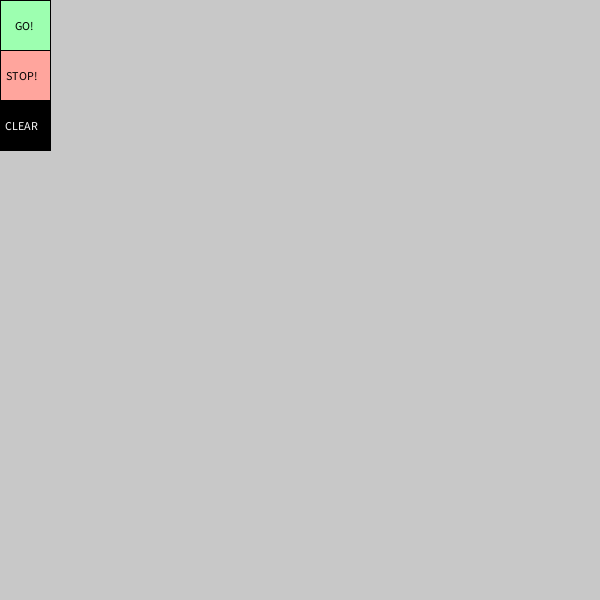
Frame 1 (no input)
Frame 60 (the mouse pressed at the canvas centre just before this capture): identical to frame 1, image omitted
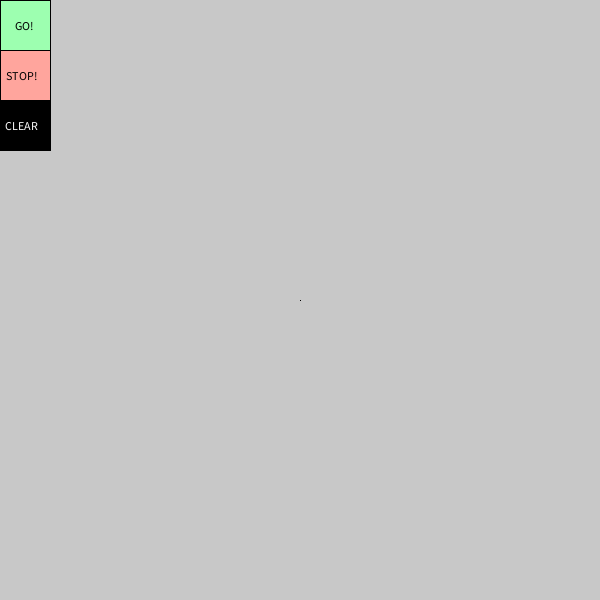
Frame 120 (the mouse held since frame 60 and released just before this capture)

The Processing sketch that drew these frames (run headless with seeded random() and noise(); from frame 60 on, the mouse is pressed at the canvas centre):

// Processing sketch: sketcher
// ── sketcher.pde
/*
 * The Sketcher
 * (c) Andy Wallace
 * 2010
 *
 * Inspired by Ze Frank's Scribbler
 * http://www.zefrank.com/scribbler/
 *
 * Draw a picture and hit go!
 */
 
float[] points=new float[0];  //hold all of the points
 
int p1;  //these will hold the two points to connect
int p2;
 
float maxSketchDist=100;
 
boolean sketching=false;  //are we drawing?
boolean goodSketch=false;  //stays false until the two points are close enough
boolean connectDrawing=true;
 
//set up
void setup() {
  size(600,600);
  smooth();  //turns on anti aliasing
  ClearScreen();
}
 
 
//draw
void draw() {
  if (mousePressed) {
    //did the player hit the start button?
    if (mouseX<50 && mouseY<150){
      if (mouseY<50) {
        sketching=true;
      }
      else if(mouseY>50 && mouseY<100) {
        sketching=false;
      }
      else if(mouseY>100 && mouseY<150) {
        ClearScreen();
      }
    }
 
    //start drawing
    else {
      //save the mouse value in the array
      points=append(points,mouseX);
      points=append(points,mouseY);
 
      //draw a line between the new point and the old one
      //make sure this isn't the firt point
      if (points.length>2 && connectDrawing) {
        //set the line characteristics back to default
        stroke(0);
        strokeWeight(1);
        //draw the line
        line(points[points.length-4], points[points.length-3],
        points[points.length-2], points[points.length-1]);
      }
      else {
        connectDrawing=true;
      }
    }
  }
  else {
    connectDrawing=false; //if the mouse ahs been lifted, don't connect the next point
  }
 
  //are we skecthing?
  if (sketching) {
    Sketch();
  }
}
 
//ClearScreen clears the drawing, empties the array and redraws the buttons
void ClearScreen() {
  //clear the screen
  background(200);
  //redraw the buttons
  fill(#9DFFB0);
  rect(0,0,50,50);
  fill(#FFA59D);
  rect(0,50,50,50);
  fill(#000000);
  rect(0,100,50,50);
  text("GO!",15,30);
  text("STOP!",6,80);
  fill(255);
  text("CLEAR",5,130);
  //clear the array
  points=new float[0];
  //turn sketching off if it's on
  sketching=false;
}
//Skecth controls what happens once the computer should start connecting points in the array
void Sketch() {
  if (points.length>3) {  //prevent the whole thing from crashing in case there aren't enough points.
    goodSketch=false;
    while (!goodSketch) {
      p1=int(random(1,points.length));
      if (p1%2!=0)
        p1--;  //if it isn't even, subtract 1 to make sure it is
      p2=int(random(1,points.length));
      if (p2%2!=0)
        p2--;  //if it isn't even, subtract 1 to make sure it is
 
      //check the distnce
      if (DistCheck(p1,p1+1,p2,p2+1)<maxSketchDist) {
        goodSketch=true;
        //stroke(abs(0-DistCheck(p1,p1+1,p2,p2+1)));  //make the line lighter if the points are further apart
        strokeWeight(2-map(DistCheck(p1,p1+1,p2,p2+1),0,maxSketchDist,0.5,2));
        println(map(DistCheck(p1,p1+1,p2,p2+1),0,maxSketchDist,0,5));
        //draw a line between the two points
        ConnectPoints(p1,p1+1,p2,p2+1);
        //add the middle point of the line to the array
        /* NOT WORKING YET
         points=append(points, points[p1]+(points[p1]-points[p2])/2);
         points=append(points, points[p1+1]+(points[p1+1]-points[p2+1])/2);
         */
      }
    }
  }
}
 
//DistCheck returns the distance between two points
float DistCheck(int x1,int y1,int x2,int y2) {
  float xDist= points[x1]-points[x2];
  float yDist= points[y1]-points[y2];
  return(sqrt(sq(xDist)+sq(yDist)));
}
 
//Connect Points draws a line between 2 points in the array
void ConnectPoints(int x1,int y1,int x2,int y2) {
  line(points[x1],points[y1],points[x2],points[y2]);
}
